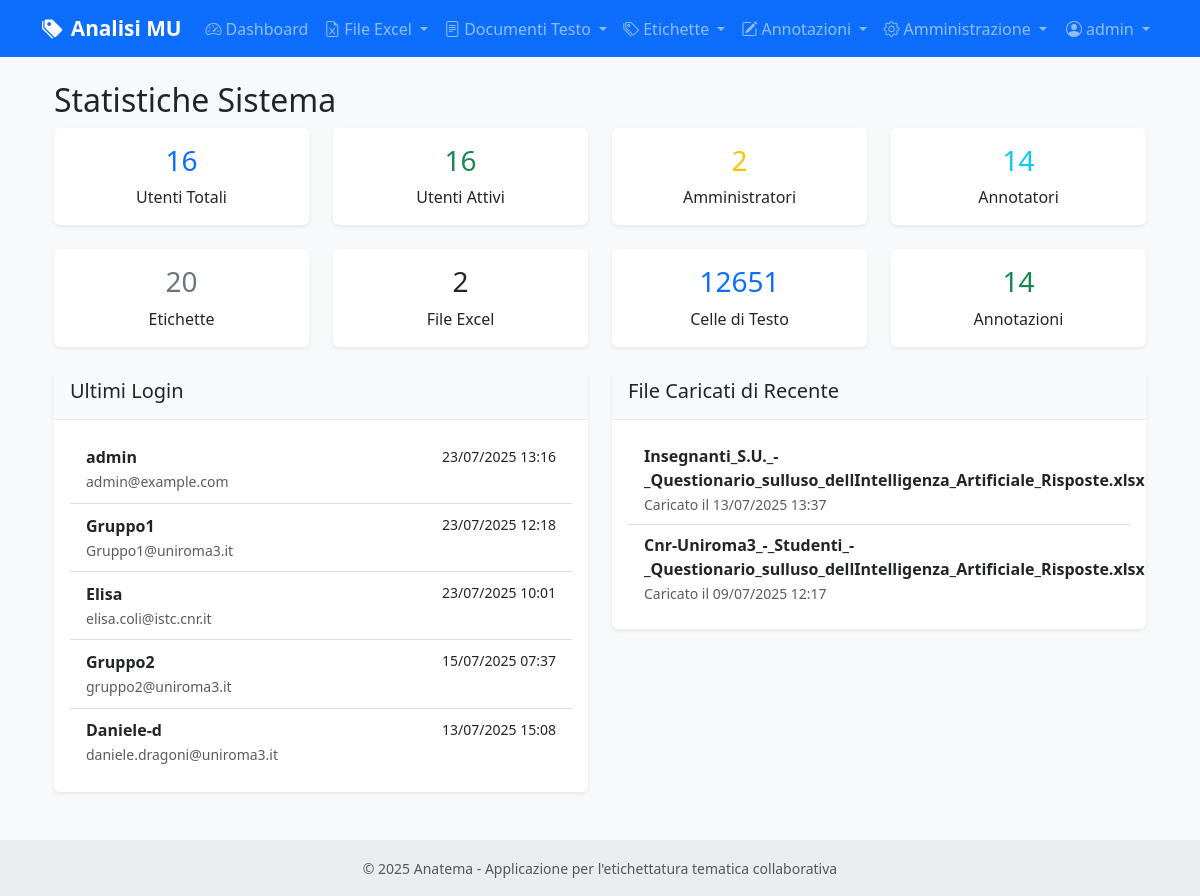
Before: /admin/system_stats (signed in) with the older database file.
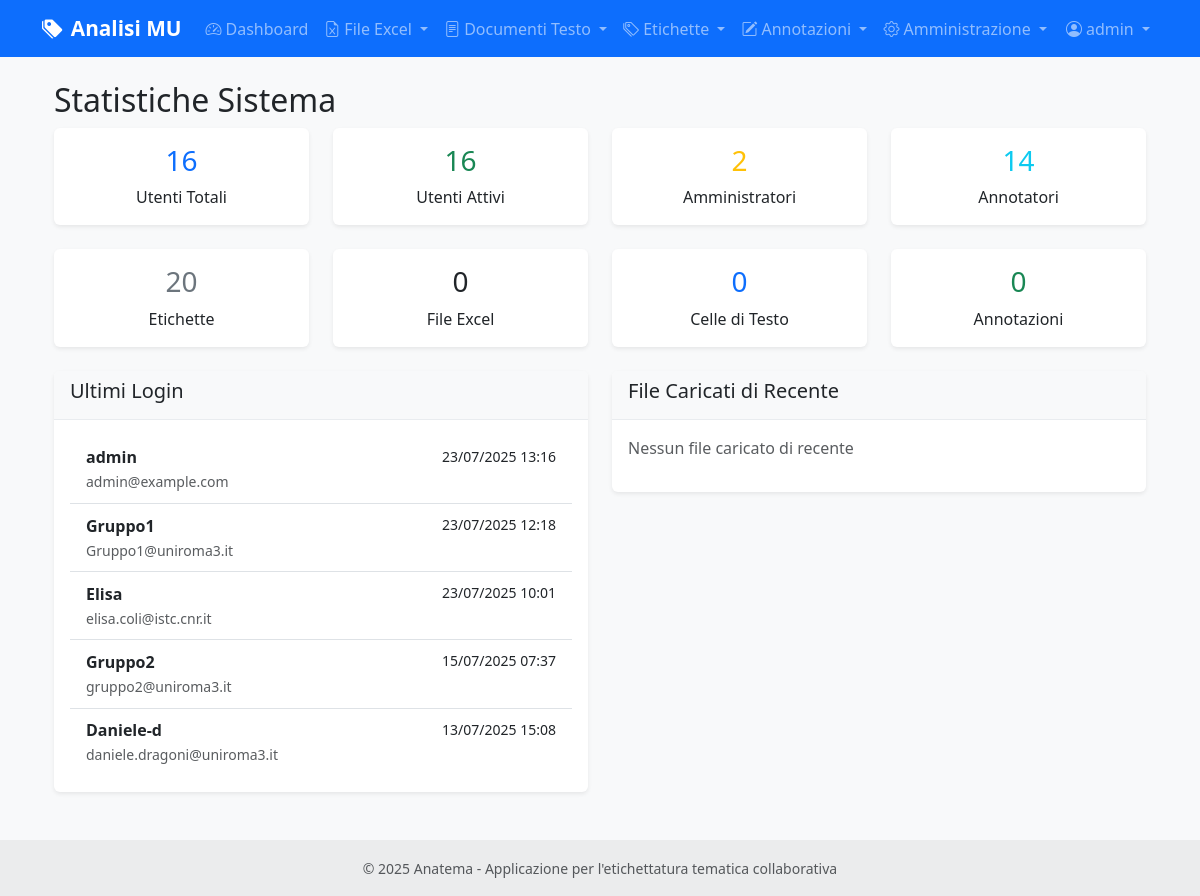
After: the same page with the newer database file.
### models.py (models this page shows, shortened)
class User(UserMixin, db.Model):
    id = db.Column(db.Integer, primary_key=True)
    username = db.Column(db.String(80), unique=True, nullable=False)
    email = db.Column(db.String(120), unique=True, nullable=False)
    password_hash = db.Column(db.String(255), nullable=False)
    role = db.Column(db.String(20), default='annotatore')  # 'amministratore' o 'annotatore'
    is_active = db.Column(db.Boolean, default=True)
    last_login = db.Column(db.DateTime)
    created_at = db.Column(db.DateTime, default=datetime.utcnow)
    updated_at = db.Column(db.DateTime, default=datetime.utcnow, onupdate=datetime.utcnow)
    annotations = db.relationship('CellAnnotation', foreign_keys='CellAnnotation.user_id', backref='user', lazy=True)
    def can_manage_users(self):
        return self.role == 'amministratore'

class ExcelFile(db.Model):
    id = db.Column(db.Integer, primary_key=True)
    filename = db.Column(db.String(255), nullable=False)
    original_filename = db.Column(db.String(255), nullable=False)
    file_path = db.Column(db.String(500), nullable=False)
    uploaded_by = db.Column(db.Integer, db.ForeignKey('user.id'), nullable=False)
    uploaded_at = db.Column(db.DateTime, default=datetime.utcnow)
    uploader = db.relationship('User', backref='uploaded_files')
    text_cells = db.relationship('TextCell', backref='excel_file', lazy=True, cascade='all, delete-orphan')

### routes/admin.py (the view)
@admin_bp.route('/system_stats')
@login_required
@admin_required
def system_stats():
    stats = {
        'users': {
            'total': User.query.count(),
            'active': User.query.filter_by(is_active=True).count(),
            'administrators': User.query.filter_by(role='amministratore').count(),
            'annotators': User.query.filter_by(role='annotatore').count()
        },
        'content': {
            'labels': Label.query.count(),
            'excel_files': ExcelFile.query.count(),
            'text_cells': TextCell.query.count(),
            'annotations': CellAnnotation.query.count()
        },
        'recent_activity': {
            'recent_users': User.query.order_by(User.last_login.desc()).limit(5).all(),
            'recent_files': ExcelFile.query.order_by(ExcelFile.uploaded_at.desc()).limit(5).all()
        }
    }
    return render_template('admin/system_stats.html', stats=stats)

### routes/admin.py (called while the page is built)
def admin_required(f):
    @wraps(f)
    def decorated_function(*args, **kwargs):
        if not current_user.is_authenticated or not current_user.can_manage_users():
            flash('Accesso negato. Sono richiesti privilegi di amministratore.', 'error')
            return redirect(url_for('main.index'))
        return f(*args, **kwargs)
    return decorated_function

### templates/admin/system_stats.html (shortened to what the changed rows need)
{% extends "base.html" %}
{% block content %}
<div class="container">
    <div class="row">
        <div class="col-12">
            <h2> Statistiche Sistema</h2>
            <div class="row mb-4">
                <div class="col-md-3">
                    <div class="card text-center border-dark">
                        <div class="card-body">
                            <h3 class="card-title text-dark">{{ stats.content.excel_files }}</h3>
                            <p class="card-text">File Excel</p>
                        </div>
                    </div>
                </div>
                <div class="col-md-3">
                    <div class="card text-center border-primary">
                        <div class="card-body">
                            <h3 class="card-title text-primary">{{ stats.content.text_cells }}</h3>
                            <p class="card-text">Celle di Testo</p>
                        </div>
                    </div>
                </div>
                <div class="col-md-3">
                    <div class="card text-center border-success">
                        <div class="card-body">
                            <h3 class="card-title text-success">{{ stats.content.annotations }}</h3>
                            <p class="card-text">Annotazioni</p>
                        </div>
                    </div>
                </div>
            </div>
            <div class="row">
                <div class="col-md-6">
                    <div class="card">
                        <div class="card-body">
                            {% if stats.recent_activity.recent_users %}
                            <div class="list-group list-group-flush">
                                {% for user in stats.recent_activity.recent_users %}
                                <div class="list-group-item d-flex justify-content-between align-items-center">
                                    <div>
                                        <strong>{{ user.username }}</strong>
                                        <br>
                                        <small class="text-muted">{{ user.email }}</small>
                                    </div>
                                    <div class="text-end">
                                        {% if user.last_login %}
                                        <small>{{ user.last_login.strftime('%d/%m/%Y %H:%M') }}</small>
                                        {% else %}
                                        <small class="text-muted">Mai</small>
                                        {% endif %}
                                        <br>
                                        <span class="badge badge-{% if user.role == 'amministratore' %}warning{% else %}primary{% endif %}">
                                        </span>
                                    </div>
                                </div>
                                {% endfor %}
                            </div>
                            {% else %}
                            <p class="text-muted">Nessun login recente</p>
                            {% endif %}
                        </div>
                    </div>
                </div>
                <div class="col-md-6">
                    <div class="card">
                        <div class="card-body">
                            {% if stats.recent_activity.recent_files %}
                            <div class="list-group list-group-flush">
                                {% for file in stats.recent_activity.recent_files %}
                                <div class="list-group-item">
                                    <div class="d-flex justify-content-between align-items-center">
                                        <div>
                                            <strong>{{ file.original_filename }}</strong>
                                            <br>
                                            <small class="text-muted">
                                                Caricato il {{ file.uploaded_at.strftime('%d/%m/%Y %H:%M') }}
                                            </small>
                                        </div>
                                    </div>
                                </div>
                                {% endfor %}
                            </div>
                            {% else %}
                            <p class="text-muted">Nessun file caricato di recente</p>
                            {% endif %}
                        </div>
                    </div>
                </div>
            </div>
        </div>
    </div>
</div>
{% endblock %}

### templates/base.html (shortened to what this page needs)
<!DOCTYPE html>
<html lang="it">
<head>
    <link href="https://cdn.jsdelivr.net/npm/bootstrap@5.3.0/dist/css/bootstrap.min.css" rel="stylesheet">
    <link href="https://cdn.jsdelivr.net/npm/bootstrap-icons@1.10.0/font/bootstrap-icons.css" rel="stylesheet">
    <link href="{{ url_for('static', filename='css/style.css') }}" rel="stylesheet">
</head>
<body>
    <nav class="navbar navbar-expand-lg navbar-dark bg-primary">
        <div class="container">
            <a class="navbar-brand" href="{{ url_for('main.index') }}">
                <i class="bi bi-tags-fill me-2"></i>Analisi MU
            </a>
            <div class="collapse navbar-collapse" id="navbarNav">
                <ul class="navbar-nav me-auto">
                    {% if current_user.is_authenticated %}
                    <li class="nav-item">
                        <a class="nav-link" href="{{ url_for('main.dashboard') }}">
                            <i class="bi bi-speedometer2 me-1"></i>Dashboard
                        </a>
                    </li>
                    <li class="nav-item dropdown">
                        <a class="nav-link dropdown-toggle" href="#" id="excelDropdown" role="button" data-bs-toggle="dropdown">
                            <i class="bi bi-file-earmark-excel me-1"></i>File Excel
                        </a>
                    </li>
                    <li class="nav-item dropdown">
                        <a class="nav-link dropdown-toggle" href="#" id="textDocsDropdown" role="button" data-bs-toggle="dropdown">
                            <i class="bi bi-file-text me-1"></i>Documenti Testo
                        </a>
                    </li>
                    <li class="nav-item dropdown">
                        <a class="nav-link dropdown-toggle" href="#" id="labelsDropdown" role="button" data-bs-toggle="dropdown">
                            <i class="bi bi-tags me-1"></i>Etichette
                        </a>
                    </li>
                    <li class="nav-item dropdown">
                        <a class="nav-link dropdown-toggle" href="#" id="annotationDropdown" role="button" data-bs-toggle="dropdown">
                            <i class="bi bi-pencil-square me-1"></i>Annotazioni
                        </a>
                    </li>
                    {% if current_user.can_manage_users() %}
                    <li class="nav-item dropdown">
                        <a class="nav-link dropdown-toggle" href="#" id="adminDropdown" role="button" data-bs-toggle="dropdown">
                            <i class="bi bi-gear me-1"></i>Amministrazione
                        </a>
                    </li>
                    {% endif %}
                    {% endif %}
                </ul>
                <ul class="navbar-nav">
                    {% if current_user.is_authenticated %}
                    <li class="nav-item dropdown">
                        <a class="nav-link dropdown-toggle" href="#" id="userDropdown" role="button" data-bs-toggle="dropdown">
                            <i class="bi bi-person-circle me-1"></i>{{ current_user.username }}
                        </a>
                    </li>
                    {% endif %}
                </ul>
            </div>
        </div>
    </nav>
    <main class="container my-4">
        {% block content %}{% endblock %}
    </main>
    <footer class="bg-light text-center text-lg-start mt-5">
        <div class="text-center p-3" style="background-color: rgba(0, 0, 0, 0.05);">
            <small class="text-muted">
                © 2025 Anatema - Applicazione per l'etichettatura tematica collaborativa
            </small>
        </div>
    </footer>
</body>
</html>

Changed rows visible on the page:
removed ExcelFile: original_filename "Insegnanti_S.U._-_Questionario_sulluso_dellIntelligenza_Artificiale_Risposte.xlsx", uploaded_at "13/07/2025 13:37"
removed ExcelFile: original_filename "Cnr-Uniroma3_-_Studenti_-_Questionario_sulluso_dellIntelligenza_Artificiale_Risposte.xlsx", uploaded_at "09/07/2025 12:17"
Other visible differences:
{{ stats.content.excel_files }}: "2" → "0"
{{ stats.content.text_cells }}: "12651" → "0"
{{ stats.content.annotations }}: "14" → "0"
text now shown: "Nessun file caricato di recente"
